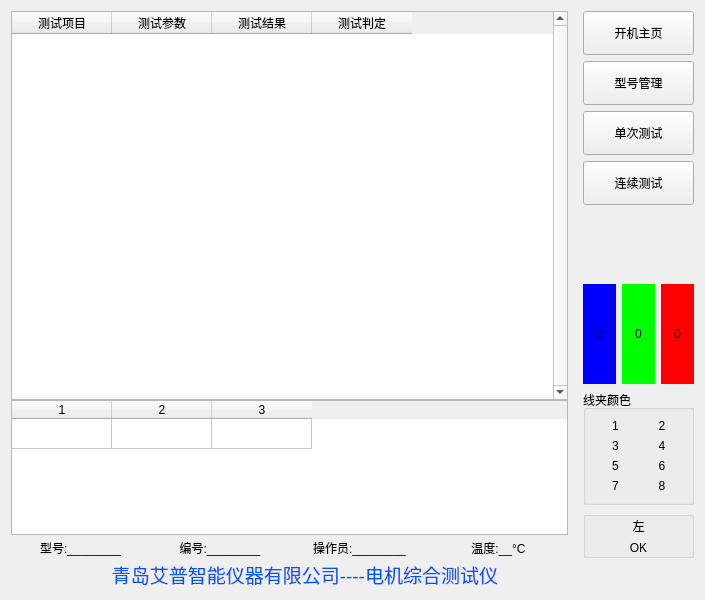
<?xml version="1.0" encoding="UTF-8"?>
<ui version="4.0">
 <class>CWinTest</class>
 <widget class="QWidget" name="CWinTest">
  <property name="geometry">
   <rect>
    <x>0</x>
    <y>0</y>
    <width>705</width>
    <height>600</height>
   </rect>
  </property>
  <property name="windowTitle">
   <string>Form</string>
  </property>
  <layout class="QHBoxLayout" name="horizontalLayout" stretch="5,1">
   <property name="spacing">
    <number>15</number>
   </property>
   <item>
    <widget class="QWidget" name="widgetTest" native="true">
     <layout class="QVBoxLayout" name="verticalLayout">
      <property name="spacing">
       <number>0</number>
      </property>
      <property name="leftMargin">
       <number>0</number>
      </property>
      <property name="topMargin">
       <number>0</number>
      </property>
      <property name="rightMargin">
       <number>0</number>
      </property>
      <property name="bottomMargin">
       <number>0</number>
      </property>
      <item>
       <widget class="QTableWidget" name="TabTest">
        <property name="focusPolicy">
         <enum>Qt::NoFocus</enum>
        </property>
        <property name="verticalScrollBarPolicy">
         <enum>Qt::ScrollBarAlwaysOn</enum>
        </property>
        <property name="horizontalScrollBarPolicy">
         <enum>Qt::ScrollBarAlwaysOff</enum>
        </property>
        <property name="editTriggers">
         <set>QAbstractItemView::NoEditTriggers</set>
        </property>
        <property name="selectionMode">
         <enum>QAbstractItemView::SingleSelection</enum>
        </property>
        <property name="selectionBehavior">
         <enum>QAbstractItemView::SelectRows</enum>
        </property>
        <property name="rowCount">
         <number>0</number>
        </property>
        <property name="columnCount">
         <number>4</number>
        </property>
        <attribute name="horizontalHeaderHighlightSections">
         <bool>false</bool>
        </attribute>
        <column>
         <property name="text">
          <string>测试项目</string>
         </property>
        </column>
        <column>
         <property name="text">
          <string>测试参数</string>
         </property>
        </column>
        <column>
         <property name="text">
          <string>测试结果</string>
         </property>
        </column>
        <column>
         <property name="text">
          <string>测试判定</string>
         </property>
        </column>
       </widget>
      </item>
      <item>
       <widget class="QTableWidget" name="TabWave">
        <property name="maximumSize">
         <size>
          <width>16777215</width>
          <height>135</height>
         </size>
        </property>
        <property name="verticalScrollBarPolicy">
         <enum>Qt::ScrollBarAlwaysOff</enum>
        </property>
        <property name="horizontalScrollBarPolicy">
         <enum>Qt::ScrollBarAlwaysOff</enum>
        </property>
        <property name="editTriggers">
         <set>QAbstractItemView::NoEditTriggers</set>
        </property>
        <property name="selectionMode">
         <enum>QAbstractItemView::NoSelection</enum>
        </property>
        <attribute name="verticalHeaderVisible">
         <bool>false</bool>
        </attribute>
        <row>
         <property name="text">
          <string>1</string>
         </property>
        </row>
        <column>
         <property name="text">
          <string>1</string>
         </property>
        </column>
        <column>
         <property name="text">
          <string>2</string>
         </property>
        </column>
        <column>
         <property name="text">
          <string>3</string>
         </property>
        </column>
       </widget>
      </item>
      <item>
       <widget class="QWidget" name="WidgetTestOther" native="true">
        <property name="minimumSize">
         <size>
          <width>0</width>
          <height>25</height>
         </size>
        </property>
        <layout class="QHBoxLayout" name="horizontalLayout_4">
         <property name="spacing">
          <number>0</number>
         </property>
         <property name="leftMargin">
          <number>0</number>
         </property>
         <property name="topMargin">
          <number>0</number>
         </property>
         <property name="rightMargin">
          <number>0</number>
         </property>
         <property name="bottomMargin">
          <number>0</number>
         </property>
         <item>
          <widget class="QLabel" name="TextTestType">
           <property name="text">
            <string>型号:________</string>
           </property>
           <property name="alignment">
            <set>Qt::AlignCenter</set>
           </property>
          </widget>
         </item>
         <item>
          <widget class="QLabel" name="TextTestNumb">
           <property name="text">
            <string>编号:________</string>
           </property>
           <property name="alignment">
            <set>Qt::AlignCenter</set>
           </property>
          </widget>
         </item>
         <item>
          <widget class="QLabel" name="TextTestUser">
           <property name="text">
            <string>操作员:________</string>
           </property>
           <property name="alignment">
            <set>Qt::AlignCenter</set>
           </property>
          </widget>
         </item>
         <item>
          <widget class="QLabel" name="TextTestTemp">
           <property name="text">
            <string>温度:__°C</string>
           </property>
           <property name="alignment">
            <set>Qt::AlignCenter</set>
           </property>
          </widget>
         </item>
        </layout>
       </widget>
      </item>
      <item>
       <widget class="QWidget" name="WidgetItem" native="true">
        <layout class="QHBoxLayout" name="horizontalLayout_5">
         <property name="spacing">
          <number>0</number>
         </property>
         <property name="leftMargin">
          <number>0</number>
         </property>
         <property name="topMargin">
          <number>0</number>
         </property>
         <property name="rightMargin">
          <number>0</number>
         </property>
         <property name="bottomMargin">
          <number>0</number>
         </property>
         <item>
          <widget class="QLabel" name="label_17">
           <property name="text">
            <string>&lt;html&gt;&lt;head/&gt;&lt;body&gt;&lt;p&gt;&lt;span style=&quot; font-size:14pt; color:#0055ff;&quot;&gt;青岛艾普智能仪器有限公司----电机综合测试仪&lt;/span&gt;&lt;/p&gt;&lt;/body&gt;&lt;/html&gt;</string>
           </property>
           <property name="alignment">
            <set>Qt::AlignRight|Qt::AlignTrailing|Qt::AlignVCenter</set>
           </property>
          </widget>
         </item>
         <item>
          <widget class="QLabel" name="label">
           <property name="maximumSize">
            <size>
             <width>70</width>
             <height>16777215</height>
            </size>
           </property>
           <property name="text">
            <string/>
           </property>
          </widget>
         </item>
        </layout>
       </widget>
      </item>
     </layout>
    </widget>
   </item>
   <item>
    <widget class="QWidget" name="widget" native="true">
     <layout class="QVBoxLayout" name="verticalLayout_2" stretch="0,0,0,0,1,1,1,0,0">
      <property name="leftMargin">
       <number>0</number>
      </property>
      <property name="topMargin">
       <number>0</number>
      </property>
      <property name="rightMargin">
       <number>0</number>
      </property>
      <property name="bottomMargin">
       <number>0</number>
      </property>
      <item>
       <widget class="QPushButton" name="BtnWinHome">
        <property name="minimumSize">
         <size>
          <width>97</width>
          <height>44</height>
         </size>
        </property>
        <property name="text">
         <string>开机主页</string>
        </property>
       </widget>
      </item>
      <item>
       <widget class="QPushButton" name="BtnWinType">
        <property name="minimumSize">
         <size>
          <width>97</width>
          <height>44</height>
         </size>
        </property>
        <property name="text">
         <string>型号管理</string>
        </property>
       </widget>
      </item>
      <item>
       <widget class="QPushButton" name="BtnCmdStart">
        <property name="minimumSize">
         <size>
          <width>97</width>
          <height>44</height>
         </size>
        </property>
        <property name="text">
         <string>单次测试</string>
        </property>
       </widget>
      </item>
      <item>
       <widget class="QPushButton" name="BtnStart">
        <property name="minimumSize">
         <size>
          <width>97</width>
          <height>44</height>
         </size>
        </property>
        <property name="text">
         <string>连续测试</string>
        </property>
       </widget>
      </item>
      <item>
       <spacer name="verticalSpacer_2">
        <property name="orientation">
         <enum>Qt::Vertical</enum>
        </property>
        <property name="sizeHint" stdset="0">
         <size>
          <width>20</width>
          <height>40</height>
         </size>
        </property>
       </spacer>
      </item>
      <item>
       <widget class="QWidget" name="widget_3" native="true">
        <property name="minimumSize">
         <size>
          <width>0</width>
          <height>100</height>
         </size>
        </property>
        <layout class="QHBoxLayout" name="horizontalLayout_3">
         <property name="leftMargin">
          <number>0</number>
         </property>
         <property name="topMargin">
          <number>0</number>
         </property>
         <property name="rightMargin">
          <number>0</number>
         </property>
         <property name="bottomMargin">
          <number>0</number>
         </property>
         <item>
          <widget class="QLabel" name="LabelSum">
           <property name="sizePolicy">
            <sizepolicy hsizetype="Preferred" vsizetype="Expanding">
             <horstretch>0</horstretch>
             <verstretch>0</verstretch>
            </sizepolicy>
           </property>
           <property name="styleSheet">
            <string notr="true">background-color:blue;
color: rgb(0, 0, 0);</string>
           </property>
           <property name="text">
            <string>0</string>
           </property>
           <property name="alignment">
            <set>Qt::AlignCenter</set>
           </property>
          </widget>
         </item>
         <item>
          <widget class="QLabel" name="LabelQualified">
           <property name="sizePolicy">
            <sizepolicy hsizetype="Preferred" vsizetype="Expanding">
             <horstretch>0</horstretch>
             <verstretch>0</verstretch>
            </sizepolicy>
           </property>
           <property name="styleSheet">
            <string notr="true">background-color:  lime;
color: rgb(0, 0, 0);</string>
           </property>
           <property name="text">
            <string>0</string>
           </property>
           <property name="alignment">
            <set>Qt::AlignCenter</set>
           </property>
          </widget>
         </item>
         <item>
          <widget class="QLabel" name="LabelUnqualified">
           <property name="sizePolicy">
            <sizepolicy hsizetype="Preferred" vsizetype="Expanding">
             <horstretch>0</horstretch>
             <verstretch>0</verstretch>
            </sizepolicy>
           </property>
           <property name="styleSheet">
            <string notr="true">background-color:rgb(255, 0, 0);
color: rgb(0, 0, 0);</string>
           </property>
           <property name="text">
            <string>0</string>
           </property>
           <property name="alignment">
            <set>Qt::AlignCenter</set>
           </property>
          </widget>
         </item>
        </layout>
       </widget>
      </item>
      <item>
       <widget class="QGroupBox" name="groupBox_2">
        <property name="title">
         <string>线夹颜色</string>
        </property>
        <layout class="QGridLayout" name="gridLayout">
         <item row="0" column="0">
          <widget class="QLabel" name="LabelWireColor1">
           <property name="text">
            <string>1</string>
           </property>
           <property name="alignment">
            <set>Qt::AlignCenter</set>
           </property>
          </widget>
         </item>
         <item row="1" column="2">
          <widget class="QLabel" name="LabelWireColor4">
           <property name="text">
            <string>4</string>
           </property>
           <property name="alignment">
            <set>Qt::AlignCenter</set>
           </property>
          </widget>
         </item>
         <item row="2" column="0">
          <widget class="QLabel" name="LabelWireColor5">
           <property name="text">
            <string>5</string>
           </property>
           <property name="alignment">
            <set>Qt::AlignCenter</set>
           </property>
          </widget>
         </item>
         <item row="3" column="0">
          <widget class="QLabel" name="LabelWireColor7">
           <property name="text">
            <string>7</string>
           </property>
           <property name="alignment">
            <set>Qt::AlignCenter</set>
           </property>
          </widget>
         </item>
         <item row="1" column="0">
          <widget class="QLabel" name="LabelWireColor3">
           <property name="text">
            <string>3</string>
           </property>
           <property name="alignment">
            <set>Qt::AlignCenter</set>
           </property>
          </widget>
         </item>
         <item row="0" column="2">
          <widget class="QLabel" name="LabelWireColor2">
           <property name="text">
            <string>2</string>
           </property>
           <property name="alignment">
            <set>Qt::AlignCenter</set>
           </property>
          </widget>
         </item>
         <item row="3" column="2">
          <widget class="QLabel" name="LabelWireColor8">
           <property name="text">
            <string>8</string>
           </property>
           <property name="alignment">
            <set>Qt::AlignCenter</set>
           </property>
          </widget>
         </item>
         <item row="2" column="2">
          <widget class="QLabel" name="LabelWireColor6">
           <property name="text">
            <string>6</string>
           </property>
           <property name="alignment">
            <set>Qt::AlignCenter</set>
           </property>
          </widget>
         </item>
        </layout>
       </widget>
      </item>
      <item>
       <widget class="QGroupBox" name="groupBox">
        <property name="title">
         <string/>
        </property>
        <layout class="QVBoxLayout" name="verticalLayout_3">
         <property name="leftMargin">
          <number>0</number>
         </property>
         <property name="topMargin">
          <number>0</number>
         </property>
         <property name="rightMargin">
          <number>0</number>
         </property>
         <property name="bottomMargin">
          <number>0</number>
         </property>
         <item>
          <widget class="QLabel" name="TextPos">
           <property name="text">
            <string>左</string>
           </property>
           <property name="alignment">
            <set>Qt::AlignCenter</set>
           </property>
          </widget>
         </item>
         <item>
          <widget class="QLabel" name="LabelState">
           <property name="text">
            <string>OK</string>
           </property>
           <property name="alignment">
            <set>Qt::AlignCenter</set>
           </property>
          </widget>
         </item>
        </layout>
       </widget>
      </item>
      <item>
       <widget class="QLabel" name="TextTestTime">
        <property name="minimumSize">
         <size>
          <width>0</width>
          <height>25</height>
         </size>
        </property>
        <property name="alignment">
         <set>Qt::AlignCenter</set>
        </property>
       </widget>
      </item>
     </layout>
    </widget>
   </item>
  </layout>
 </widget>
 <resources/>
 <connections/>
</ui>
